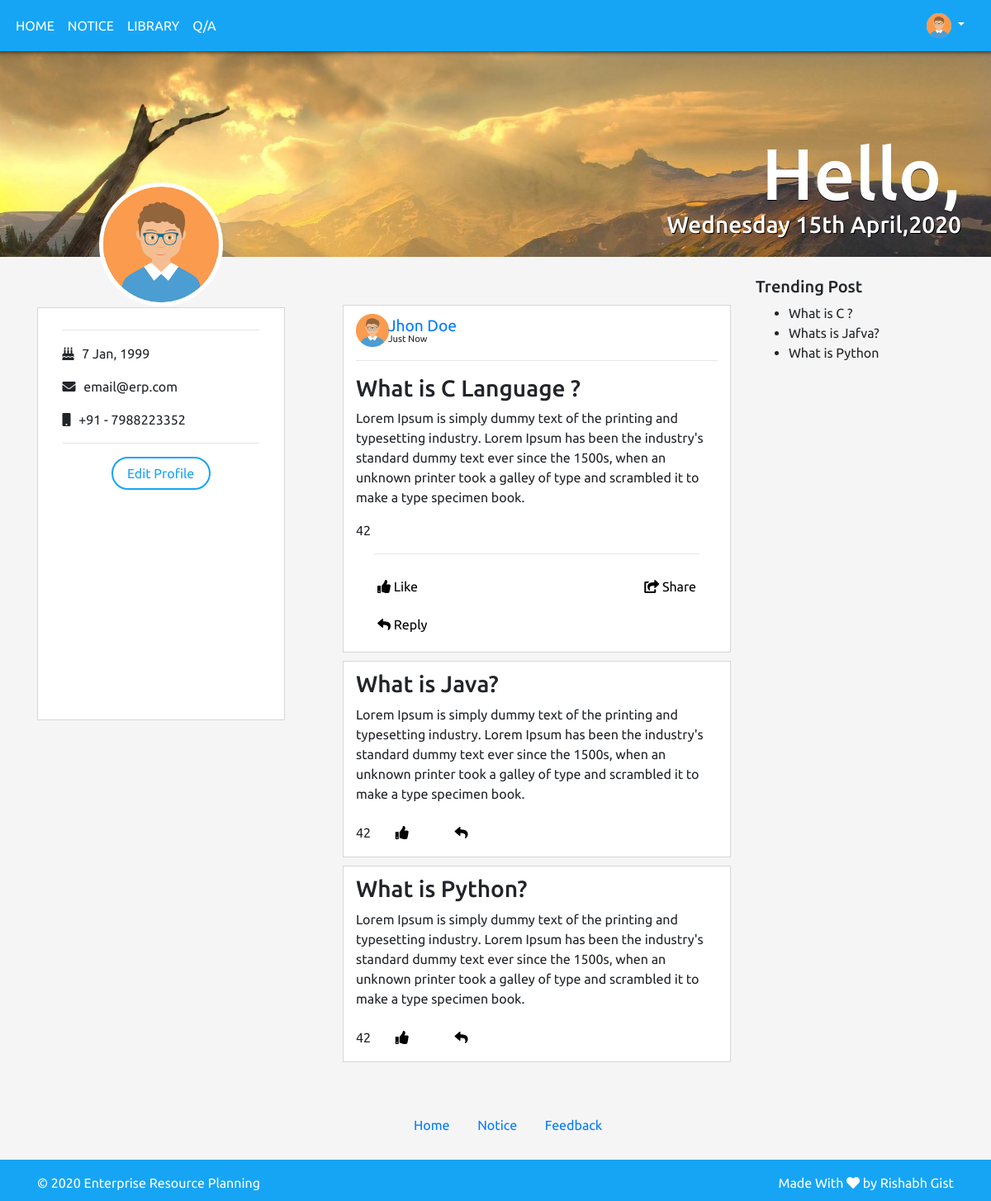
Before: /user.php (signed in) with the older database file.
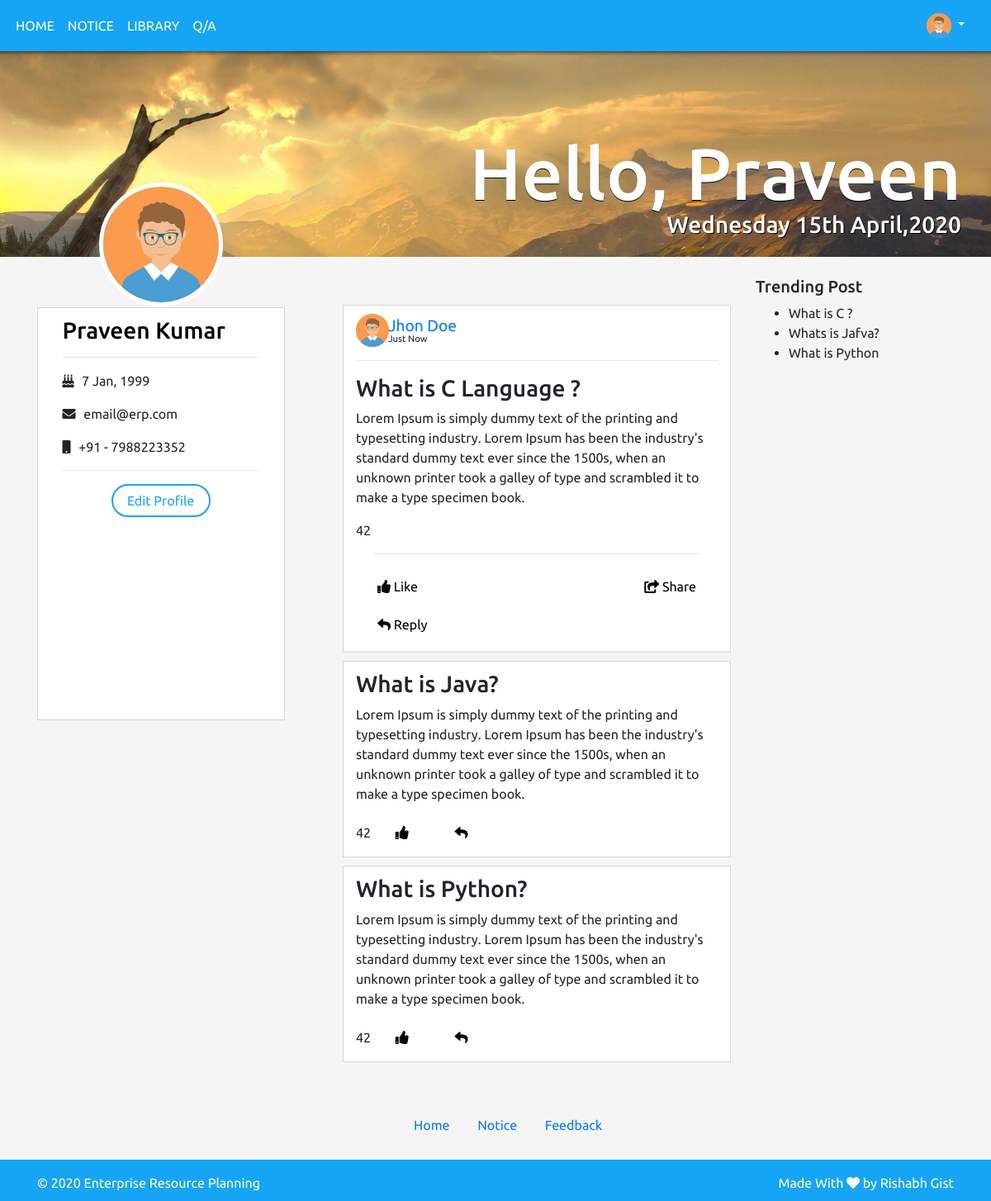
After: the same page with the newer database file.
### tables this page shows
CREATE TABLE IF NOT EXISTS `userdata` (
  `id` int(100) NOT NULL AUTO_INCREMENT,
  `loginId` varchar(100) NOT NULL,
  `courseId` varchar(100) NOT NULL,
  `fname` varchar(200) NOT NULL,
  `lname` varchar(100) NOT NULL,
  `father` varchar(100) NOT NULL,
  `mother` varchar(100) NOT NULL,
  `emailID` varchar(100) NOT NULL,
  `mobile` varchar(255) NOT NULL,
  `dob` varchar(50) NOT NULL,
  `session_from` varchar(100) NOT NULL,
  `session_to` varchar(100) NOT NULL,
  PRIMARY KEY (`id`),
  UNIQUE KEY `loginId` (`loginId`)
);

### user.php (called while the page is built)
<?php
include 'includes/header.php';
include 'includes/nav.php';
?>		<?php include 'includes/banner.php'; ?>
		<?php include 'includes/profile.php'; ?>
		<?php include 'includes/post.php'; ?>
		<?php include 'includes/trending.php'; ?>
<?php include 'includes/footer.php'; ?>

### includes/profile.php (the view)
<div class="row" style="margin: auto;">
		<div class="col-md-4">
			<div class="container-profile">
				<a href="profile.php" class="profile-link"><h3><?php echo $fname.' '.$lname; ?></h3></a>
				<hr class="post-hr">
				<p><i class="fas fa-birthday-cake ico"></i> 7 Jan, 1999</p>
				<p><i class="fas fa-envelope ico"></i> email@erp.com</p>
				<p><i class="fas fa-mobile ico"></i> +91 - <span> 7988223352</span></p>
				<hr class="post-hr">
				<center><button class="btn-profile">Edit Profile</button></center>
			</div>
		</div>

### includes/banner.php
<div class="coverContainer">
	<img src="img/cover.jpg" class="coverImage center-fit">
	<h3 class="head">Hello, <?php echo $fname; ?></h3>
	<h3 class="headDate"><?php echo date("l jS F,Y"); ?></h3>
	<img src="img/profile.png" class="profilePic">
</div>
<br>

Changed rows visible on the page:
added userdata: fname "Praveen", lname "Kumar"
